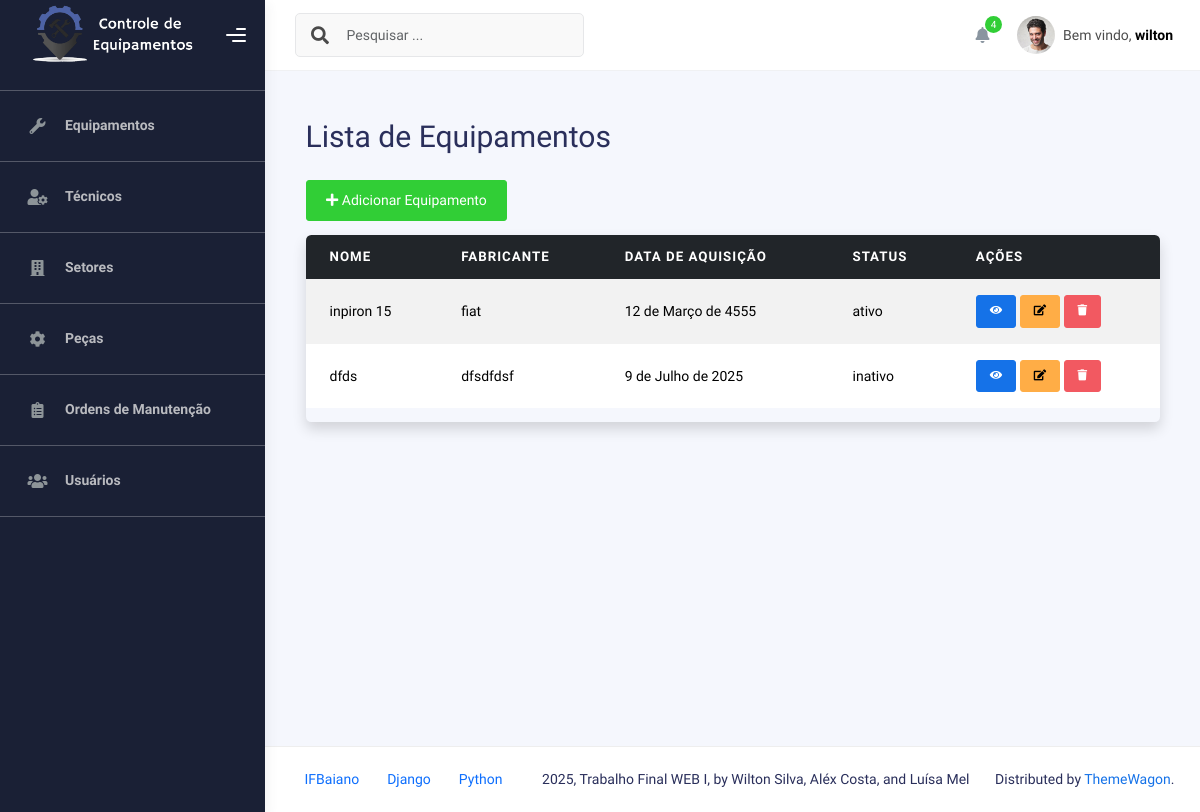
Page / (signed in) on the earlier database version.
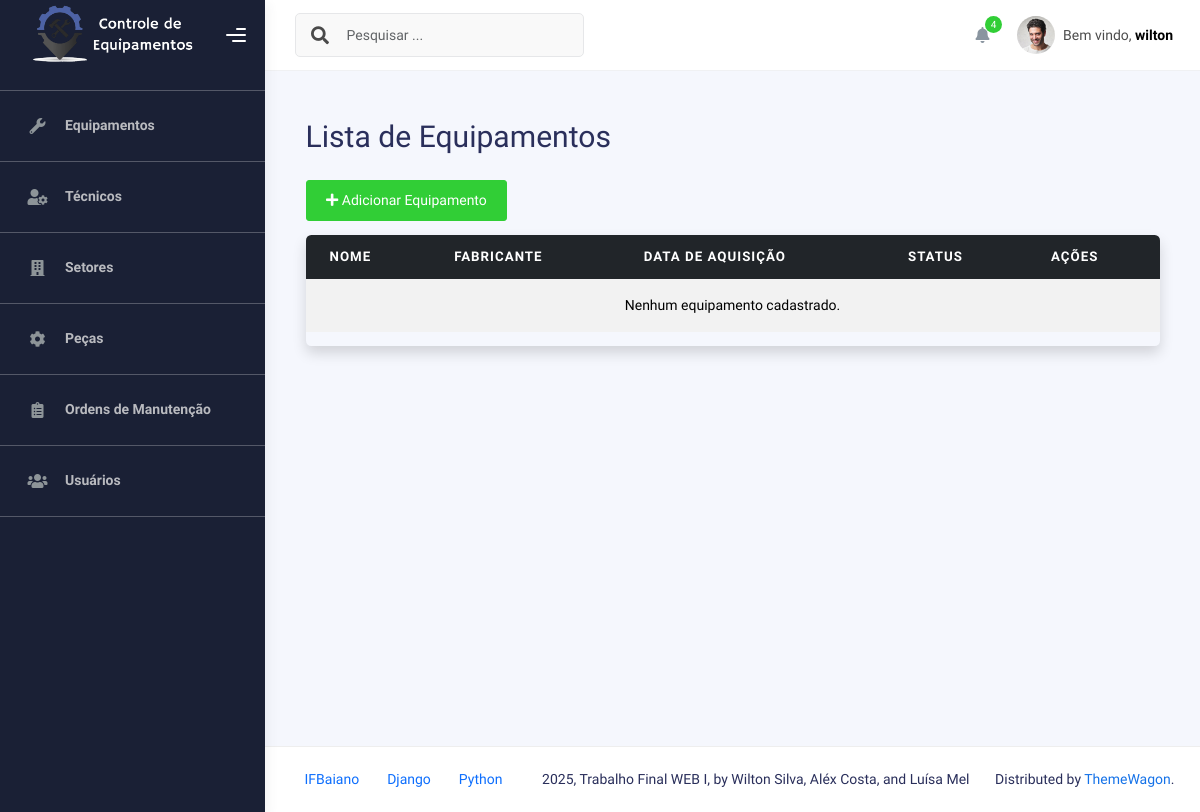
Same page on the later database version.
### Equipamentos/models.py (models this page shows, shortened)
class Equipamento(models.Model):
    nome = models.CharField(max_length=100)
    modelo = models.CharField(max_length=100)
    numero_serie = models.CharField(max_length=100)
    fabricante = models.CharField(max_length=100)
    data_aquisicao = models.DateField()
    STATUS_CHOICES = [
        ('ativo', 'Ativo'),
        ('inativo', 'Inativo'),
        ('manutencao', 'Em manutenção'),
    ]
    status = models.CharField(max_length=20, choices=STATUS_CHOICES, default='ativo')
    setores = models.ManyToManyField(
        'Setores.Setor',
        through='Setores.EquipamentoSetor',
        related_name='equipamentos'
    )

### Equipamentos/views.py (the view)
# urls.py: path('', equipamento_views.listar_equipamentos, name='listar_equipamentos'),
@login_required
@permission_required('Equipamentos.view_equipamento', raise_exception=True)
def listar_equipamentos(request):
    equipamentos= Equipamento.objects.all()
    return render(request, 'equipamentos/listar_equipamentos.html', {'equipamentos': equipamentos} )

### templates/equipamentos/listar_equipamentos.html
{% extends "_base.html" %}
{% block content %}
<div class="container mt-4">
    <h1 class="mb-4">Lista de Equipamentos</h1>
    <div class="mb-3">
        <a href="/equipamentos/criarequipamento/" class="btn btn-success"> <i class="fas fa-plus"></i> Adicionar Equipamento </a>
    </div>
    <div class="table-responsive shadow rounded">
        <table class="table table-striped table-hover align-middle">
            <thead class="table-dark">
                <tr>
                    <th>Nome</th>
                    <th>Fabricante</th>
                    <th>Data de Aquisição</th>
                    <th>Status</th>
                    <th>Ações</th>
                </tr>
            </thead>
            <tbody>
                {% for equipamento in equipamentos %}
                <tr>
                    <td>{{ equipamento.nome }}</td>
                    <td>{{ equipamento.fabricante }}</td>
                    <td>{{ equipamento.data_aquisicao }}</td>
                    <td>{{ equipamento.status }}</td>
                    <td>
                        <a href="/equipamentos/{{ equipamento.id }}/" class="btn btn-sm btn-primary">
                            <i class="fas fa-eye"></i>
                        </a>
                        <a href="/equipamentos/editequipamento/{{ equipamento.id }}/" class="btn btn-sm btn-warning">
                            <i class="fas fa-edit"></i>
                        </a>
                        <a href="/equipamentos/deleteequipamento/{{ equipamento.id }}/" class="btn btn-sm btn-danger"  onclick="return confirm('Tem certeza que deseja excluir este equipamento?');">
                            <i class="fas fa-trash"></i>
                        </a>
                    </td>
                </tr>
                {% empty %}
                <tr>
                    <td colspan="7" class="text-center">Nenhum equipamento cadastrado.</td>
                </tr>
                {% endfor %}
            </tbody>
        </table>
    </div>
</div>
{% endblock %}

Differences in the rows shown:
removed Equipamento: nome "inpiron 15", fabricante "fiat", data_aquisicao "12 de Março de 4555", status "ativo"
removed Equipamento: nome "dfds", fabricante "dfsdfdsf", data_aquisicao "9 de Julho de 2025", status "inativo"
Other differences:
text now shown: "Nenhum equipamento cadastrado."
